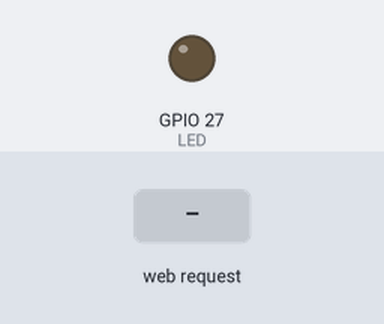
The sketch below on a simulated ESP32. Shown: output pins drawn as LEDs (lit = HIGH). The inputs (shaded band) are chosen by the test bench. WiFi joins after 1.5 s; servers stay silent unless stated; a WiFi scan finds three made-up networks; what the sketch prints to the serial monitor is not drawn.

Above: at 2.7 s.
2.8 s: HTTP request GET /readADC received
At 5.1 s:
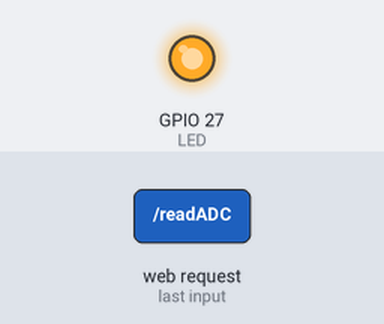
Timing chart, 0 to 6.6 s (numbered marks = the images above; inputs shaded):
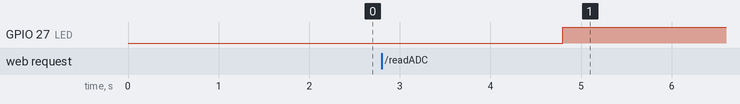

Measured:
- after the input at 2.8 s, GPIO 27 (LED): LOW → HIGH after 2.0 s

The sketch:

ESP32_RSSI_Graph_WebServer.ino
```cpp
 /* ESP32 as STA and Web Server for Real Time RSSI Graph using ESP32
 * Data streamed to the webpage is refreshed using Ajax
 * 15th April, 2020
 * Adapted and modified from https://circuits4you.com/2018/03/10/esp8266-jquery-and-ajax-web-server/
 * Modified by Muhammad Arifin and Wafa
 * Department of Nuclear Engineering and Engineering Physics
 * Universitas Gadjah Mada, Yogyakarta, Indonesia
 */

#include <WiFi.h>
#include <WiFiClient.h>
#include <WebServer.h>

#include "index1.h" //Our HTML webpage contents with javascripts

#define LED 27  //On board LED

//SSID and Password of your WiFi router
const char* ssid = "YOUR-SSID-WiFi-Name";
const char* password = "Wi-Fi Password";

WebServer server(80); //Server on port 80

//===============================================================
// This routine is executed when you open its IP in browser
//===============================================================
void handleRoot() {
 String s = MAIN_page; //Read HTML contents
 server.send(200, "text/html", s); //Send web page
}

void handleADC() {

  // RSSI data string buffer
  String rss1 = "";
  String rss2 = "";
  String rss3 = "";
  String rsstot ="";

  // scan network
  int numberOfNetworks = WiFi.scanNetworks();
  for (int i = 0; i < numberOfNetworks; i++) {
    if (WiFi.SSID(i) == "ESP32_AP1"){
      rss1 = rss1 + String(WiFi.RSSI(i));
    }
    else if (WiFi.SSID(i) == "ESP32_AP2"){
      rss2 = rss2 + String(WiFi.RSSI(i));
    }
    else if (WiFi.SSID(i) == "ESP32_AP3"){
      rss3 = rss3 + String(WiFi.RSSI(i));
    }
  }

  rsstot = rsstot + rss1 + ";" + rss2 + ";" + rss3;
  digitalWrite(LED,!digitalRead(LED)); //Toggle LED on data request ajax
  server.send(200, "text/html", rsstot);
}

//==============================================================
//                  SETUP
//==============================================================
void setup(void){
  Serial.begin(115200);

  WiFi.begin(ssid, password);     //Connect to your WiFi router
  Serial.println("");

  //Onboard LED port Direction output
  pinMode(LED,OUTPUT);

  // Wait for connection
  while (WiFi.status() != WL_CONNECTED) {
    delay(500);
    Serial.print(".");
  }

  //If connection successful show IP address in serial monitor
  Serial.println("");
  Serial.print("Connected to ");
  Serial.println(ssid);
  Serial.print("IP address: ");
  Serial.println(WiFi.localIP());  //IP address assigned to your ESP

  server.on("/", handleRoot);      //Which routine to handle at root location. This is display page
  server.on("/readADC", handleADC); //This page is called by java Script AJAX

  server.begin();                  //Start server
  Serial.println("HTTP server started");
}
//==============================================================
//                     LOOP
//==============================================================
void loop(void){
  server.handleClient();          //Handle client requests
}
```

index1.h
```cpp
const char MAIN_page[] PROGMEM = R"=====(
<!doctype html>
<html>

<head>
  <title>Line Chart | Circuits4you.com</title>
  <!--For offline ESP graphs see this tutorial https://circuits4you.com/2018/03/10/esp8266-jquery-and-ajax-web-server/ -->
  <script src = "https://cdnjs.cloudflare.com/ajax/libs/Chart.js/2.7.3/Chart.min.js"></script>
  <style>
  canvas{
    -moz-user-select: none;
    -webkit-user-select: none;
    -ms-user-select: none;
  }

  /* Data Table Styling */
  #dataTable {
    font-family: "Trebuchet MS", Arial, Helvetica, sans-serif;
    border-collapse: collapse;
    width: 100%;
  }

  #dataTable td, #dataTable th {
    border: 1px solid #ddd;
    padding: 8px;
  }

  #dataTable tr:nth-child(even){background-color: #f2f2f2;}

  #dataTable tr:hover {background-color: #ddd;}

  #dataTable th {
    padding-top: 12px;
    padding-bottom: 12px;
    text-align: left;
    background-color: #4CAF50;
    color: white;
  }
  button{
    margin: 20px;
    padding: 10px 30px;
  }
  </style>
</head>

<body>
    <div style="text-align:center;"><b>RSSI (dBm) </b><br>Real Time RSSI Data Logging with Graphs using ESP32</div>
    <div class="chart-container" position: relative; height:350px; width:100%">
        <canvas id="Chart" width="400" height="400"></canvas>
    </div>
<div>
  <button id="download">Download CSV File</button>
  <table id="dataTable">
    <tr>
      <th>Time</th>
      <th>RSSI_AP1 (dBm)</th>
      <th>RSSI_AP2 (dBm)</th>
      <th>RSSI_AP3 (dBm)</th>
    </tr>
  </table>
</div>
<br>
<br>

<script>
//Graphs visit: https://www.chartjs.org
var values = [];
var timeStamp = [];
function showGraph()
{

    var ctx = document.getElementById("Chart").getContext('2d');
    var Chart2 = new Chart(ctx, {
        type: 'line',
        data: {
            labels: timeStamp,  //Bottom Labeling
            datasets: [
              {
                label: "RSSI_AP1 (dBm)",
                fill: false,  //Try with true
                backgroundColor: 'rgba(238, 17, 17, 1)', //Dot marker color
                borderColor: 'rgba(238, 17, 17, 1)', //Graph Line Color
                data: values.map(item => item[0]) || [],
              },
              {
                label: "RSSI_AP2 (dBm)",
                fill: false,  //Try with true
                backgroundColor: 'rgba(24, 17, 238, 1)', //Dot marker color
                borderColor: 'rgba(24, 17, 238, 1)', //Graph Line Color
                data: values.map(item => item[1]) || [],
              },
              {
                label: "RSSI_AP3 (dBm)",
                fill: false,  //Try with true
                backgroundColor: 'rgba(17, 151, 26, 1)', //Dot marker color
                borderColor: 'rgba(17, 151, 26, 1)', //Graph Line Color
                data: values.map(item => item[2]) || [],
              },
            ],
        },
        options: {
            title: {
                    display: true,
                    text: "RSSI (dBm)"
                },
            maintainAspectRatio: false,
            elements: {
            line: {
                    tension: 0.5 //Smoothening (Curved) of data lines
                }
            },
            scales: {
                    yAxes: [{
                        ticks: {
                            beginAtZero:true
                        }
                    }]
            }
        }
    });

}

//On Page load show graphs
window.onload = function() {
  showGraph();
};

//Ajax script to get ADC voltage at every 5 Seconds
//Read This tutorial https://circuits4you.com/2018/02/04/esp8266-ajax-update-part-of-web-page-without-refreshing/

setInterval(function() {
  // Call a function repetatively with 5 Second interval
  getData();
}, 5000); //5000mSeconds update rate

function getData() {
  var xhttp = new XMLHttpRequest();
  xhttp.onreadystatechange = function() {
    if (this.readyState == 4 && this.status == 200) {
     //Push the data in array
  var time = new Date().toLocaleTimeString();
  var ADCValue = this.responseText;
      ADCValue = ADCValue.split(";")
      values.push(ADCValue);
      timeStamp.push(time);
      showGraph();  //Update Graphs
  //Update Data Table
    var table = document.getElementById("dataTable");
    var row = table.insertRow(1); //Add after headings
    var cell1 = row.insertCell(0);
    cell1.innerHTML = time;
    ADCValue.map((power, index) => {
      let cell = row.insertCell(index + 1)
      cell.innerHTML = power
    })
  }
  };
  xhttp.open("GET", "readADC", true); //Handle readADC server on ESP8266
  xhttp.send();
}

// csv export
const download = ()=>{
  const filename = `raw_data_${new Date().getTime()}.csv`
  let table = document
    .getElementById('dataTable')
    .querySelectorAll("th")

  let text = ""

  table.forEach(header => {
    text += `"${header.innerText}",`
  });

  text += "\n" + values.map((item, index) => `${timeStamp[index]},${item.join(",")}`)
    .join("\n")
  let uri = "data:text/csv;charset=utf-8," + encodeURI(text)

  let a = document.createElement('a')
  a.setAttribute('download', filename)
  a.setAttribute('href', uri)
  a.setAttribute('target', '_blank')
  a.click()
  a.remove()

}

document
  .getElementById('download')
  .addEventListener('click', download)

</script>
</body>

</html>
)=====";
```
